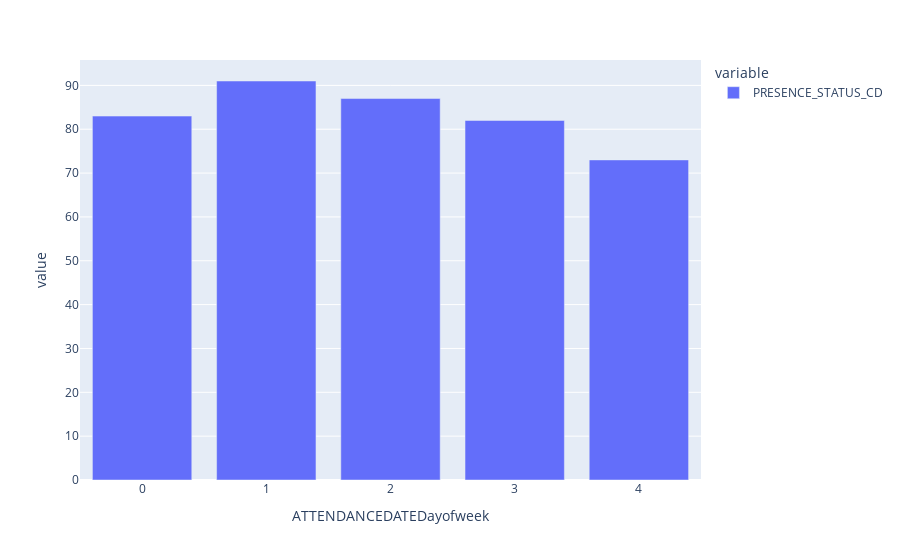

The cell this chart's notebook holds for it:
### Code cell
df_temp = df.loc[89271.0][["PRESENCE_STATUS_CD", "ATTENDANCEDATEDayofweek"]]

df_present = df_temp[df_temp["PRESENCE_STATUS_CD"] == "Present"]
df_present.groupby("ATTENDANCEDATEDayofweek")["PRESENCE_STATUS_CD"].count().plot(
    kind="bar"
)

### Figure 1 — Plotly figure (JSON) as saved in the notebook; plotly's stock layout.template omitted (floating-point values rounded to 4 significant figures)
{"data": [{"alignmentgroup": "True", "hovertemplate": "variable=PRESENCE_STATUS_CD<br>ATTENDANCEDATEDayofweek=%{x}<br>value=%{y}<extra></extra>", "legendgroup": "PRESENCE_STATUS_CD", "marker": {"color": "#636efa", "pattern": {"shape": ""}}, "name": "PRESENCE_STATUS_CD", "offsetgroup": "PRESENCE_STATUS_CD", "orientation": "v", "showlegend": true, "textposition": "auto", "type": "bar", "x": [0, 1, 2, 3, 4], "xaxis": "x", "y": [83, 91, 87, 82, 73], "yaxis": "y"}], "layout": {"barmode": "relative", "legend": {"title": {"text": "variable"}, "tracegroupgap": 0}, "margin": {"t": 60}, "xaxis": {"anchor": "y", "domain": [0, 1], "title": {"text": "ATTENDANCEDATEDayofweek"}}, "yaxis": {"anchor": "x", "domain": [0, 1], "title": {"text": "value"}}}}
